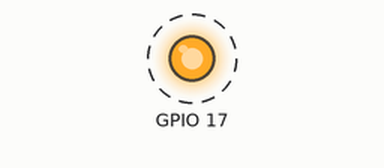
Bench run of a program on a simulated Raspberry Pi (BCM pin numbers). Parts: output pins drawn as LEDs (lit = HIGH). Dashed ring = blinking. What the program prints to the terminal is not drawn. At 5.0 s the program stops and its outputs stay as they are.

Above: at 0.2 s.
Timing chart, 0 to 3.0 s (numbered marks = the images above):
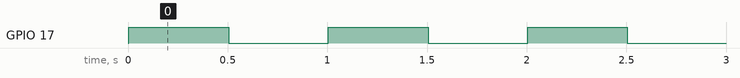

Measured:
- by itself, GPIO 17: alternates HIGH for 0.50 s and LOW for 0.50 s, 10 changes in all, then stays LOW

The program:

wire_test.py
```python
# Test if we can control the pins at all
import lgpio
import time

h = lgpio.gpiochip_open(0)

# Test GPIO 17 (pin 11)
lgpio.gpio_claim_output(h, 17)
print("Testing GPIO 17 (pin 11) - should blink if wire is good")
print("Measure with multimeter or LED between pin 11 and GND")

for i in range(5):
    lgpio.gpio_write(h, 17, 1)
    print(f"  HIGH (3.3V) - {i+1}/5")
    time.sleep(0.5)
    lgpio.gpio_write(h, 17, 0)
    print(f"  LOW  (0V)")
    time.sleep(0.5)

lgpio.gpiochip_close(h)
print("\nIf you measured voltage changes, the Pi pins work")
print("If not, there's a wiring issue")
```
